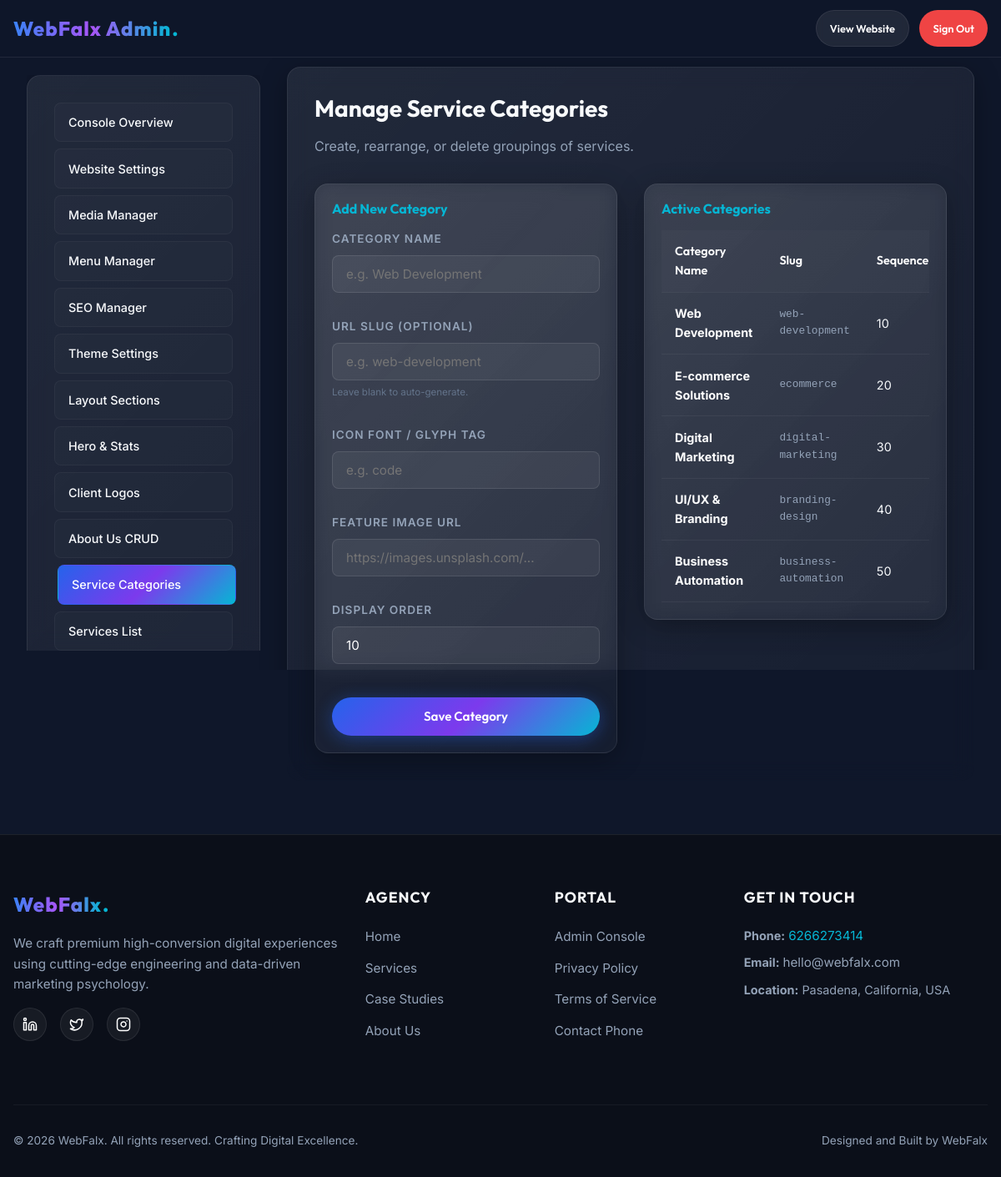
The app's page /admin/manage-categories.php (signed in) with its own data.
### tables this page shows
CREATE TABLE `service_categories` (
    `id` INT AUTO_INCREMENT PRIMARY KEY,
    `name` VARCHAR(100) NOT NULL,
    `slug` VARCHAR(100) NOT NULL UNIQUE,
    `icon_svg` TEXT DEFAULT NULL,
    `image_url` VARCHAR(255) DEFAULT NULL,
    `display_order` INT NOT NULL DEFAULT 0,
    `is_active` TINYINT(1) NOT NULL DEFAULT 1
);

CREATE TABLE `site_settings` (
    `id` INT AUTO_INCREMENT PRIMARY KEY,
    `setting_key` VARCHAR(50) NOT NULL UNIQUE,
    `setting_value` TEXT DEFAULT NULL,
    `setting_group` VARCHAR(50) NOT NULL DEFAULT 'general',
    `description` VARCHAR(255) DEFAULT NULL,
    `updated_at` TIMESTAMP DEFAULT CURRENT_TIMESTAMP ON UPDATE CURRENT_TIMESTAMP
);

### includes/functions.php (called while the page is built, shortened)
<?php
require_once __DIR__ . '/config.php';
function esc(?string $html): string {
    return htmlspecialchars($html ?? '', ENT_QUOTES | ENT_SUBSTITUTE, 'UTF-8');
}
function esc_attr(?string $attr): string {
    return htmlspecialchars($attr ?? '', ENT_QUOTES, 'UTF-8');
}
function get_setting(string $key, string $default = ''): string {
    global $db;
    try {
        $stmt = $db->prepare("SELECT setting_value FROM site_settings WHERE setting_key = :key LIMIT 1");
        $stmt->execute(['key' => $key]);
        $row = $stmt->fetch();
        return $row ? $row['setting_value'] : $default;
    } catch (PDOException $e) {
        error_log("Failed to fetch setting '$key': " . $e->getMessage());
        return $default;
    }
}

### admin/manage-categories.php (the view, shortened to what this page needs)
<?php
require_once __DIR__ . '/admin_header.php';
$categories = [];
if ($db !== null) {
    try {
        $stmt = $db->query("SELECT * FROM service_categories ORDER BY display_order ASC");
        $categories = $stmt->fetchAll();
    } catch (PDOException $e) {
        error_log("Failed to fetch categories: " . $e->getMessage());
    }
}
?>
<h3 style="margin-bottom: var(--spacing-sm);">Manage Service Categories</h3>
<p style="margin-bottom: var(--spacing-md); color: var(--color-text-secondary-dark);">Create, rearrange, or delete groupings of services.</p>
<div class="grid grid-2" style="gap: var(--spacing-md); align-items: start; grid-template-columns: 1fr 1.5fr;">
    <div class="glass-card" style="padding: 1.25rem;">
        <h4 style="margin-bottom: 1rem; color: var(--color-accent);">Add New Category</h4>
        <form action="" method="POST" style="display: flex; flex-direction: column; gap: 10px;">
            <div class="form-group">
                <label for="name">Category Name</label>
                <input type="text" name="name" id="name" class="form-control" required placeholder="e.g. Web Development">
            </div>
            <div class="form-group">
                <label for="slug">URL Slug (Optional)</label>
                <input type="text" name="slug" id="slug" class="form-control" placeholder="e.g. web-development">
                <small style="color: var(--color-text-muted-dark); font-size: 0.72rem;">Leave blank to auto-generate.</small>
            </div>
            <div class="form-group">
                <label for="icon_svg">Icon Font / Glyph Tag</label>
                <input type="text" name="icon_svg" id="icon_svg" class="form-control" placeholder="e.g. code">
            </div>
            <div class="form-group">
                <label for="image_url">Feature Image URL</label>
                <input type="text" name="image_url" id="image_url" class="form-control" placeholder="https://images.unsplash.com/...">
            </div>
            <div class="form-group">
                <label for="display_order">Display Order</label>
                <input type="number" name="display_order" id="display_order" class="form-control" value="10" required>
            </div>
            <button type="submit" class="btn btn-primary" style="margin-top: 10px;">Save Category</button>
        </form>
    </div>
    <div class="glass-card" style="padding: 1.25rem;">
        <h4 style="margin-bottom: 1rem; color: var(--color-accent);">Active Categories</h4>
        <div class="table-responsive" style="margin-top: 0;">
            <table class="admin-table">
                <thead>
                    <tr>
                        <th>Category Name</th>
                        <th>Slug</th>
                        <th>Sequence</th>
                    </tr>
                </thead>
                <tbody>
                    <?php if (empty($categories)): ?>
                        <tr>
                            <td colspan="4" style="text-align: center; color: var(--color-text-muted-dark);">No categories created.</td>
                        </tr>
                    <?php else: ?>
                        <?php foreach ($categories as $cat): ?>
                            <tr>
                                <td>
                                    <strong style="color: #ffffff;"><?php echo esc($cat['name']); ?></strong>
                                </td>
                                <td style="font-size: 0.8rem; font-family: monospace; color: var(--color-text-secondary-dark);">
                                    <?php echo esc($cat['slug']); ?>
                                </td>
                                <td><?php echo esc($cat['display_order']); ?></td>
                            </tr>
                        <?php endforeach; ?>
                    <?php endif; ?>
                </tbody>
            </table>
        </div>
    </div>
</div>
<?php require_once __DIR__ . '/admin_footer.php'; ?>

### includes/footer.php (shortened to what this page needs)
<?php
require_once __DIR__ . '/functions.php';
?>
    <footer class="main-footer">
        <div class="container">
            <div class="footer-grid">
                <div class="footer-brand">
                    <a href="<?php echo BASE_URL; ?>" class="logo-link" style="margin-bottom: var(--spacing-sm);">
                        <span class="gradient-text"><?php echo esc(APP_NAME); ?></span>
                        <span class="logo-dot">.</span>
                    </a>
                    <p>We craft premium high-conversion digital experiences using cutting-edge engineering and data-driven marketing psychology.</p>
                    <div class="footer-socials">
                        <a href="<?php echo esc_attr(get_setting('social_linkedin', '#')); ?>" target="_blank" rel="noopener" class="social-icon-btn" aria-label="LinkedIn">
                        </a>
                        <a href="<?php echo esc_attr(get_setting('social_twitter', '#')); ?>" target="_blank" rel="noopener" class="social-icon-btn" aria-label="Twitter">
                            <svg width="18" height="18" viewBox="0 0 24 24" fill="none" stroke="#ffffff" stroke-width="2" stroke-linecap="round" stroke-linejoin="round"><path d="M22 4s-.7 2.1-2 3.4c1.6 10-9.4 17.3-18 11.6 2.2.1 4.4-.6 6-2C3 15.5.5 9.6 3 5c2.2 2.6 5.6 4.1 9 4-.9-4.2 4-6.6 7-3.8 1.1 0 3-1.2 3-1.2z"></path></svg>
                        </a>
                        <a href="<?php echo esc_attr(get_setting('social_instagram', '#')); ?>" target="_blank" rel="noopener" class="social-icon-btn" aria-label="Instagram">
                        </a>
                    </div>
                </div>
                <div class="footer-links">
                    <h4>Agency</h4>
                    <ul>
                        <li><a href="<?php echo BASE_URL; ?>">Home</a></li>
                        <li><a href="<?php echo BASE_URL; ?>#services">Services</a></li>
                        <li><a href="<?php echo BASE_URL; ?>#work">Case Studies</a></li>
                        <li><a href="<?php echo BASE_URL; ?>#about">About Us</a></li>
                    </ul>
                </div>
                <div class="footer-links">
                    <h4>Portal</h4>
                    <ul>
                        <li><a href="<?php echo BASE_URL; ?>admin/dashboard.php">Admin Console</a></li>
                        <li><a href="<?php echo BASE_URL; ?>#privacy">Privacy Policy</a></li>
                        <li><a href="<?php echo BASE_URL; ?>#terms">Terms of Service</a></li>
                        <li><a href="tel:<?php echo esc_attr(APP_PHONE); ?>">Contact Phone</a></li>
                    </ul>
                </div>
                <div class="footer-links">
                    <h4>Get In Touch</h4>
                    <p style="font-size: 0.9rem; margin-bottom: 0.5rem; color: var(--color-text-secondary-dark);">
                        <strong>Phone:</strong> <a href="tel:<?php echo esc_attr(APP_PHONE); ?>" style="color: var(--color-accent);"><?php echo esc(APP_PHONE); ?></a>
                    </p>
                    <p style="font-size: 0.9rem; margin-bottom: 0.5rem; color: var(--color-text-secondary-dark);">
                        <strong>Email:</strong> <a href="mailto:<?php echo esc_attr(get_setting('contact_email', 'hello@webfalx.com')); ?>"><?php echo esc(get_setting('contact_email', 'hello@webfalx.com')); ?></a>
                    </p>
                    <p style="font-size: 0.9rem; color: var(--color-text-secondary-dark);">
                        <strong>Location:</strong> <?php echo esc(get_setting('contact_address', 'California, USA')); ?>
                    </p>
                </div>
            </div>
            <div class="footer-bottom">
                <p>&copy; <?php echo date('Y'); ?> <?php echo esc(APP_NAME); ?>. All rights reserved. Crafting Digital Excellence.</p>
                <p>Designed and Built by <?php echo esc(APP_NAME); ?></p>
            </div>
        </div>
    </footer>
</body>
</html>

### assets/css/style.css (style rules this page uses)
*, *::before, *::after { box-sizing: border-box; margin: 0; padding: 0; }
html { scroll-behavior: smooth; font-size: 16px; height: 100%; overflow-x: hidden; }
body { font-family: var(--font-body); background-color: var(--color-bg-dark); color: var(--color-text-primary-dark); line-height: 1.6; overflow-x: hidden; -webkit-font-smoothing: antialiased; min-height: 100%; position: relative; }
h1, h2, h3, h4, h5, h6 { font-family: var(--font-heading); font-weight: 700; line-height: 1.2; color: var(--color-text-primary-dark); }
h3 { font-size: 1.75rem; }
p { color: var(--color-text-secondary-dark); }
a { color: inherit; text-decoration: none; transition: color var(--transition-fast); }
.gradient-text { background: var(--gradient-text); -webkit-background-clip: text; -webkit-text-fill-color: transparent; display: inline-block; }
.container { width: 100%; max-width: 1200px; margin: 0 auto; padding: 0 var(--spacing-sm); }
.grid { display: grid; }
.grid-2 { grid-template-columns: repeat(2, 1fr); gap: var(--spacing-md); }
.glass-card { background: var(--gradient-glass); backdrop-filter: blur(12px); -webkit-backdrop-filter: blur(12px); border: var(--border-glass); border-radius: var(--radius-md); padding: var(--spacing-md); box-shadow: var(--shadow-glass); transition: transform var(--transition-medium), border-color var(--transition-medium), box-shadow var(--transition-medium); }
.btn { display: inline-flex; align-items: center; justify-content: center; padding: 0.85rem 2rem; font-family: var(--font-heading); font-weight: 600; font-size: 0.95rem; border-radius: var(--radius-full); cursor: pointer; transition: transform var(--transition-fast), box-shadow var(--transition-fast), background var(--transition-fast); border: none; outline: none; position: relative; overflow: hidden; min-height: 44px; }
.btn-primary { background: var(--gradient-hero); color: #ffffff; box-shadow: 0 4px 20px rgba(37, 99, 235, 0.4); }
.form-group { margin-bottom: 1.25rem; text-align: left; }
.form-group label { display: block; font-size: 0.85rem; font-weight: 600; color: var(--color-text-secondary-dark); margin-bottom: 0.5rem; text-transform: uppercase; letter-spacing: 1px; }
.form-control { width: 100%; background: rgba(255, 255, 255, 0.05); border: 1px solid rgba(255, 255, 255, 0.1); border-radius: var(--radius-sm); padding: 0.75rem 1rem; color: #ffffff; font-family: var(--font-body); font-size: 0.95rem; outline: none; transition: border-color var(--transition-fast), background var(--transition-fast); min-height: 44px; }
.logo-link { font-family: var(--font-heading); font-size: 1.5rem; font-weight: 800; letter-spacing: 1px; display: flex; align-items: center; }
.logo-dot { color: var(--color-accent); margin-left: 1px; }
.main-footer { border-top: var(--border-glass); background: #0b0f19; padding: var(--spacing-lg) 0 var(--spacing-md) 0; position: relative; overflow: hidden; }
.footer-grid { display: grid; grid-template-columns: 2fr 1fr 1fr 1.5fr; gap: var(--spacing-md); margin-bottom: var(--spacing-lg); }
.footer-brand p { margin: var(--spacing-sm) 0; font-size: 0.95rem; }
.footer-socials { display: flex; gap: var(--spacing-sm); margin-top: var(--spacing-sm); }
.social-icon-btn { width: 40px; height: 40px; border-radius: 50%; background: rgba(255, 255, 255, 0.05); border: var(--border-glass); display: flex; align-items: center; justify-content: center; transition: background var(--transition-fast), transform var(--transition-fast); }
.footer-links h4 { margin-bottom: 1.5rem; font-size: 1.1rem; text-transform: uppercase; letter-spacing: 1px; }
.footer-links ul { list-style: none; }
.footer-links li { margin-bottom: 0.75rem; }
.footer-links a { color: var(--color-text-secondary-dark); font-size: 0.95rem; }
.footer-bottom { border-top: 1px solid rgba(255, 255, 255, 0.05); padding-top: var(--spacing-md); display: flex; justify-content: space-between; align-items: center; color: var(--color-text-muted-dark); font-size: 0.85rem; }
.grid-2, .grid-3, .grid-4, .portfolio-grid, .testimonial-track, .timeline-track { grid-template-columns: 1fr !important; gap: var(--spacing-sm); }
.glass-card { max-width: 100%; overflow-x: auto; }
@media (min-width: 600px) { .grid-2 { grid-template-columns: repeat(2, 1fr) !important; } }

### records on screen
service_categories: name "Web Development", slug "web-development", display_order "10"
service_categories: name "E-commerce Solutions", slug "ecommerce", display_order "20"
service_categories: name "Digital Marketing", slug "digital-marketing", display_order "30"
service_categories: name "UI/UX & Branding", slug "branding-design", display_order "40"
service_categories: name "Business Automation", slug "business-automation", display_order "50"
site_settings: setting_value "hello@webfalx.com"
site_settings: setting_value "Pasadena, California, USA"

### other values on screen
APP_NAME "WebFalx"
APP_PHONE "6266273414"
